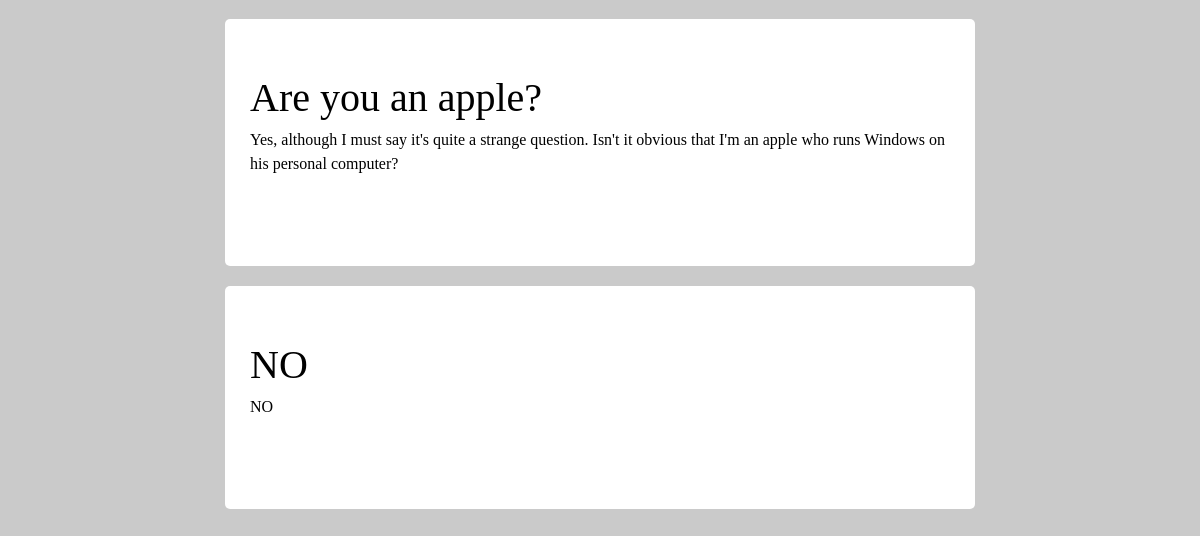
The page /list/ (signed in, lower part) on the database as committed earlier.
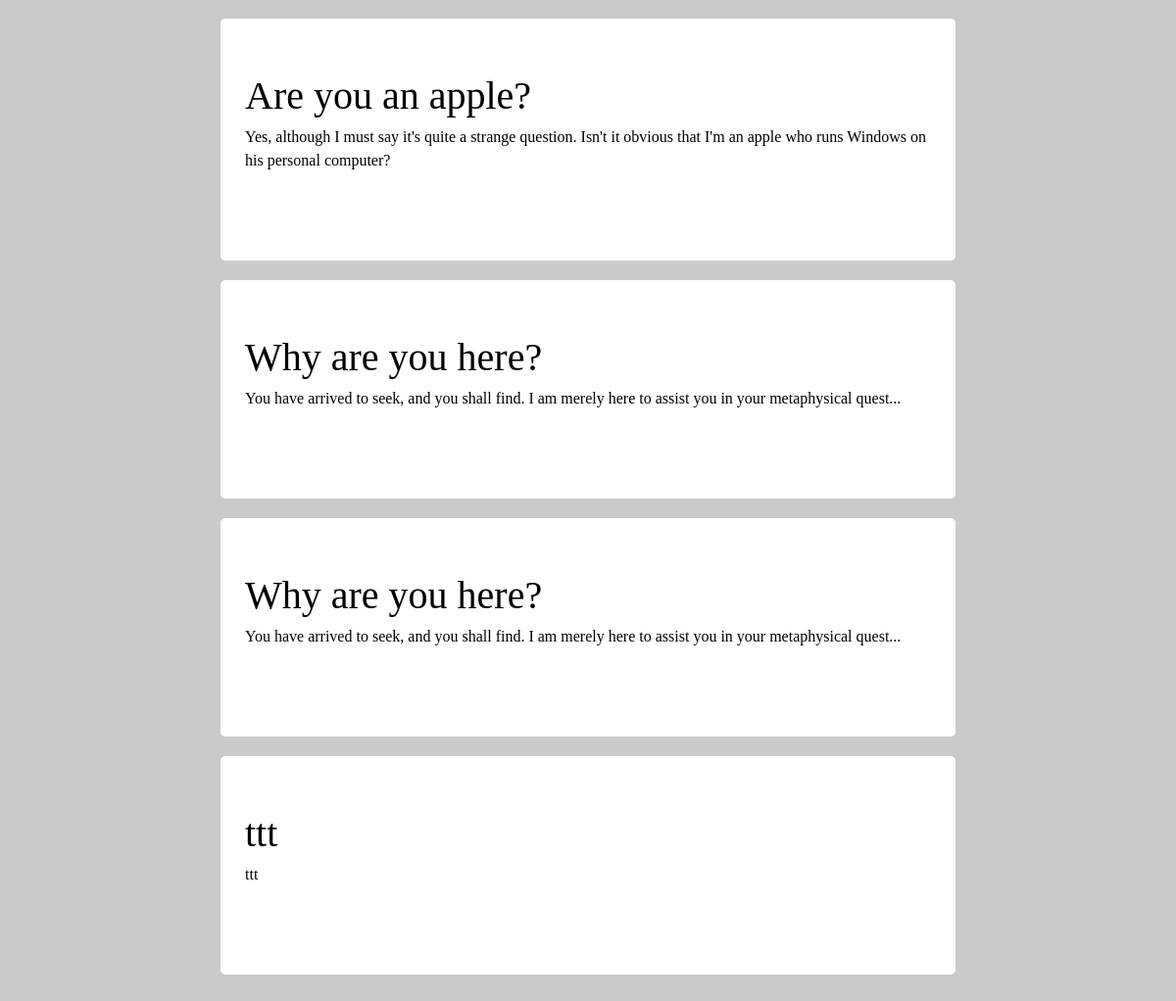
The same page on the database as committed later.
### notes/models.py (models this page shows, shortened)
class Note(models.Model):
    user = models.ForeignKey(UserProfile, blank=True, null=True)
    title = models.CharField(max_length=255)
    content = models.TextField(blank=True) #not a required field
    due = models.DateTimeField(null=True, blank=True) #due datetime is optional
    created = models.DateTimeField(auto_now_add=True, auto_now=False, null=True)
    updated = models.DateTimeField(auto_now_add=False, auto_now=True, null=True)
    done = models.BooleanField(default=False)
    color = models.CharField(max_length=50, default="yellow")
    fontcolor = models.CharField(max_length=50, default="black")
    folder = models.ForeignKey('Folder', related_name= "notes", null=True, blank=True)
    tag = models.ManyToManyField('Tag', related_name='notes', null=True, blank=True)

### notes/views.py (the view)
# urls.py: url(r'^list/$', views.NoteList.as_view(), name='notes_list'),
class NoteList(ListView):
    model = Note
    @method_decorator(login_required)
    def dispatch(self, *args, **kwargs):
        return super(NoteList, self).dispatch(*args, **kwargs)
    """def get_queryset(self):
        #self.request.user will contain the "User" object, however,
        #user field in the Note model is an instance of "UserProfile" object
        #So need to ensure that when we filter all the user owned notes, we
        #filter using the 'correct' UserProfile instance based on logged in "User" object
        #in self.request.user
        curruser = UserProfile.objects.get(user=self.request.user)
        folder = self.kwargs['folder']
        if folder == '':
            #filter based on current logged in user
            self.queryset = Note.objects.filter(user=curruser)
            return self.queryset
        else:
            #filter based on current logged in user
            self.queryset = Note.objects.all().filter(user=curruser).filter(folder__title__iexact=folder)
            return self.queryset"""
    def get_context_data(self, **kwargs):
        context = super(NoteList, self).get_context_data(**kwargs)
        context['curruser'] = UserProfile.objects.get(user=self.request.user)
        return context

### notes/templates/notes/note_list.html (shortened to what this page needs)
{% load bootstrap3 %}
{%load staticfiles%}
<link rel="stylesheet" type="text/css" href="{% static 'notes/style.css' %}" />
{%block content%}
    {% if object_list  %}
        {% for note in object_list  %}
            <a href={%url 'detail' note.id %}>
            <div class="postit" style='color:black; margin: 0 auto 20px auto;background-color:white; width:750px; height:auto; padding:25px 25px 90px; display:block; border-radius:5px;'>
            <br>
            <u style='color:black;'>{{note.title}}</u>
            <br>
            {{note.content}}
      </div>
        {% endfor %}
    {% else %}
        <p>No notes are available.</p>
    {% endif %}
{%endblock%}

### notes/static/notes/style.css (style rules this page uses)
.postit { display: block; padding:25px 25px 40px; margin:0 auto 20px auto; width:750px; height:auto; line-height:1.5; border:0; border-radius:5px; background-color: black; overflow:hidden; transition:box-shadow 0.5s ease; }
u { text-decoration: none; font-family: serif; color: white; font-size:30pt; }
a:link { text-decoration: None; }

Rows that differ between the two databases and show on the page:
removed Note: title "NO", content "NO"
added Note: title "Why are you here?", content "You have arrived to seek, and you shall find. I am merely here to assist you in your metaphysical quest..."
added Note: title "Why are you here?", content "You have arrived to seek, and you shall find. I am merely here to assist you in your metaphysical quest..."
added Note: title "ttt", content "ttt"
